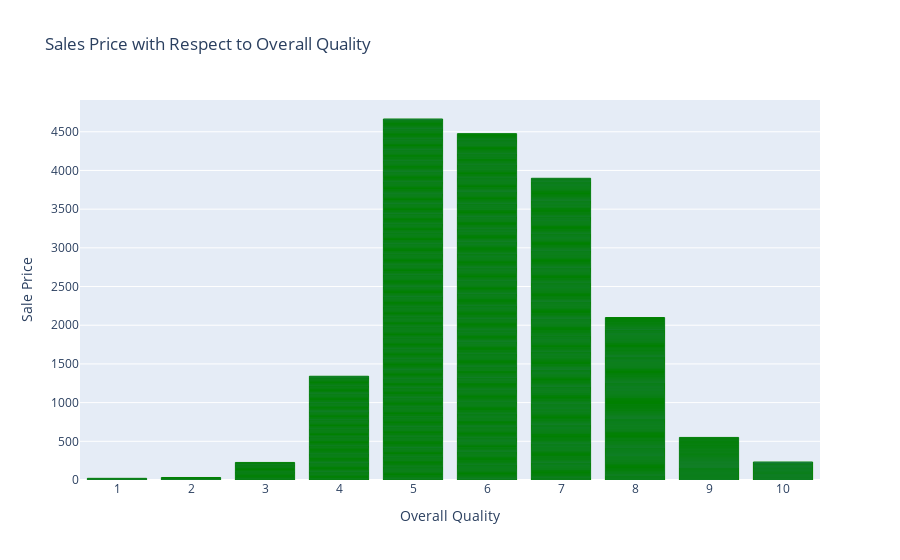

The notebook cell saved with this chart:
### Code cell
# plot 'overall quality' with respect to 'Saleprice'
x = Housing_data["OverallQual"]
y = Housing_data["SalePrice"]

# Create the interactive bar plot with Plotly
fig = make_subplots(rows=1, cols=1)

# Add the bar trace with interactive hover modes
fig.add_trace(
    go.Bar(
        x=x,
        y=y,
        marker_line_color="green",
        marker_line_width=1,
        hoverinfo="x+y",
        hovertemplate="Overall Quality: %{x}<br>Sale Price: $%{y:.2f}"
    )
)

# Customize layout for clarity and interactivity
fig.update_layout(
    title_text="Sales Price with Respect to Overall Quality",
    yaxis_title="Sale Price",
    xaxis_title="Overall Quality",
    xaxis_tickvals=x.unique(),  # Ensure proper x-axis labeling
    hovermode="x unified",  # Link hover across multiple traces
    autosize=True,
)

# Display the interactive plot
fig.show()

### Figure 1 — Plotly figure (JSON) as saved in the notebook; plotly's stock layout.template omitted (floating-point values rounded to 4 significant figures; data arrays with more than 128 entries replaced by an {"elided": "..."} marker saying what was removed)
{"data": [{"hoverinfo": "x+y", "hovertemplate": "Overall Quality: %{x}<br>Sale Price: $%{y:.2f}", "marker": {"line": {"color": "green", "width": 1}}, "type": "bar", "x": {"elided": "1459 int values"}, "y": {"elided": "1459 float values"}}], "layout": {"autosize": true, "hovermode": "x unified", "title": {"text": "Sales Price with Respect to Overall Quality"}, "xaxis": {"anchor": "y", "domain": [0, 1], "tickvals": [7, 6, 8, 5, 9, 4, 10, 3, 1, 2], "title": {"text": "Overall Quality"}}, "yaxis": {"anchor": "x", "domain": [0, 1], "title": {"text": "Sale Price"}}}}
